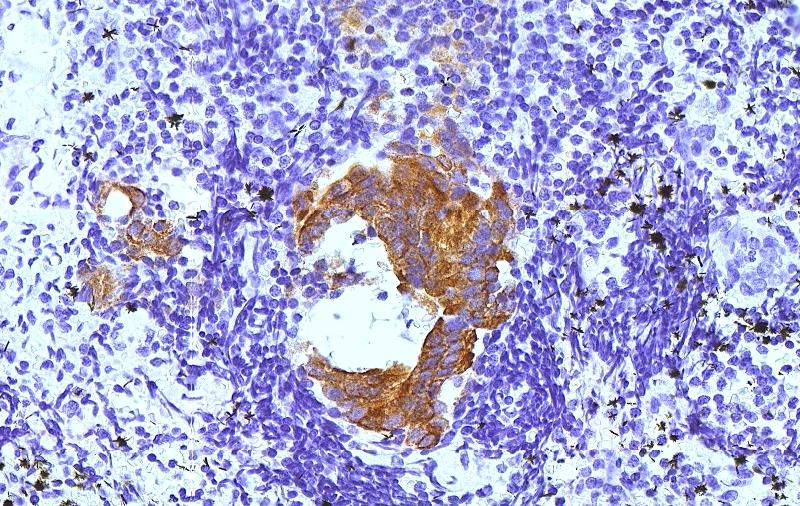
%> input picture Images/tissue.png, 800 x 506 px
$ octave ipexregularized.m   (GNU Octave 9; MATLAB toolbox functions it lacks are replaced by stand-ins)
%> lines starting %> are read from the running program, lines starting %| are printed output that depends on the picture
%% Deblurring Images Using a Regularized Filter
% This example shows how to use regularized deconvolution to deblur images.
% Regularized deconvolution can be used effectively when constraints are
% applied on the recovered image (e.g., smoothness) and limited information
% is known about the additive noise. The blurred and noisy image is restored
% by a constrained least square restoration algorithm that uses a regularized
% filter.

% Copyright 1993-2012 The MathWorks, Inc.
%   $Revision: 1.1.6.4 $  $Date: 2012/03/22 22:35:43 $

%% Step 1: Read Image
% The example reads in an RGB image and crops it to be 256-by-256-by-3. The
% deconvreg function can handle arrays of any dimension.

I = imread('tissue.png');
%> I is the input picture: size 506x800x3 uint8; mean R, G, B 172.5, 172.3, 210.6
I = I(125+[1:256],1:256,:);
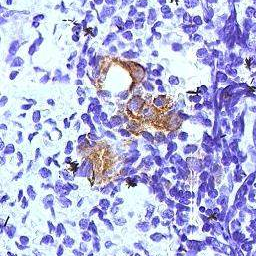
%> I: size 256x256x3 uint8; mean R, G, B 180.4, 183.2, 218.7
figure;imshow(I);title('Original Image');
text(size(I,2),size(I,1)+15, ...
    'Image courtesy of Alan Partin, Johns Hopkins University', ...
    'FontSize',7,'HorizontalAlignment','right');

%% Step 2: Simulate a Blur and Noise
% Simulate a real-life image that could be blurred (e.g., due to camera motion
% or lack of focus) and noisy (e.g., due to random disturbances). The example
% simulates the blur by convolving a Gaussian filter with the true image (using
% imfilter). The Gaussian filter represents a point-spread function, PSF.

PSF = fspecial('gaussian',11,5);
Blurred = imfilter(I,PSF,'conv');
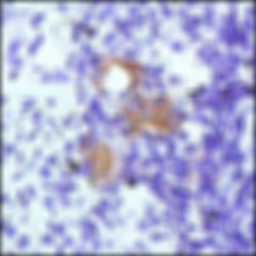
%> Blurred: size 256x256x3 uint8; mean R, G, B 176.9, 179.5, 214.4
figure;imshow(Blurred);
title('Blurred');

%%
% We simulate the noise by adding a Gaussian noise of variance V to the blurred
% image (using imnoise).

V = .02;
BlurredNoisy = imnoise(Blurred,'gaussian',0,V);
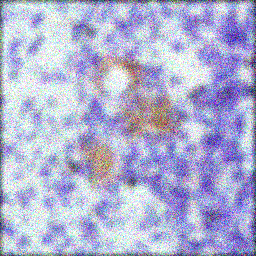
%> BlurredNoisy: size 256x256x3 uint8; mean R, G, B 175.6, 177.7, 210.2
figure;imshow(BlurredNoisy);
title('Blurred & Noisy');

%% Step 3: Restore the Blurred and Noisy Image
% Restore the blurred and noisy image supplying noise power, NP, as the third
% input parameter. To illustrate how sensitive the algorithm is to the value of
% noise power, NP, the example performs three restorations.
%
% The first restoration, reg1, uses the true NP. Note that the example outputs
% two parameters here. The first return value, reg1, is the restored image. The
% second return value, LAGRA, is a scalar, Lagrange multiplier, on which the
% deconvreg has converged. This value is used later in the example.

%%
NP = V*prod(size(I)); % noise power
%> NP = 3932.2
%> (the run ends here)

$ run again, with Images/coloredChips.png copied over Images/tissue.png
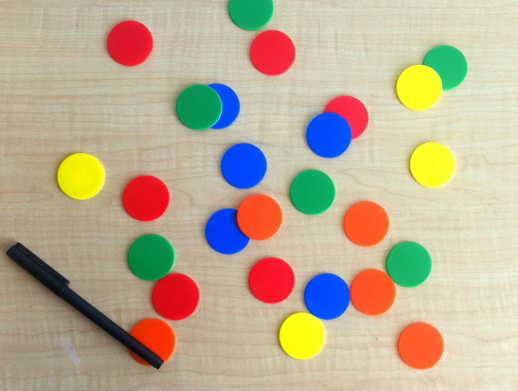
%> input picture Images/coloredChips.png, 518 x 391 px
%> I is the input picture: size 391x518x3 uint8; mean R, G, B 188.3, 173.3, 148.1
%> I: size 256x256x3 uint8
%> `Blurred = imfilter(I,PSF,'conv');`:
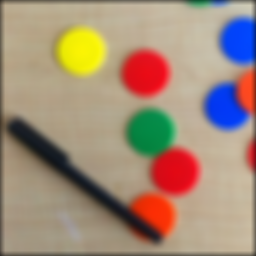
%> Blurred: size 256x256x3 uint8; mean R, G, B 161.9, 139.7, 120.2
%> `BlurredNoisy = imnoise(Blurred,'gaussian',0,V);`:
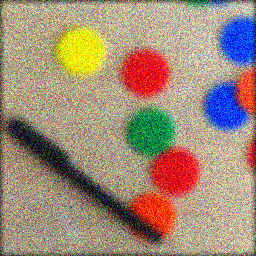
%> BlurredNoisy: size 256x256x3 uint8; mean R, G, B 161.5, 140, 120.7
